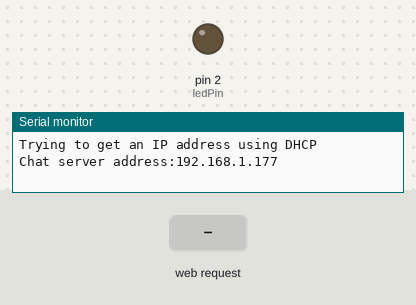
Recording of a sketch running on a simulated Arduino Uno, built for the host (arithmetic inside an expression is 32-bit, double 64-bit). Parts: output pins drawn as LEDs (lit = HIGH), the last lines printed to the serial monitor. The inputs (shaded band) are chosen by the test bench. WiFi joins after 1.5 s; servers stay silent unless stated.

Above: at 2.7 s.
2.8 s: HTTP request GET /ledon received
At 3.1 s:
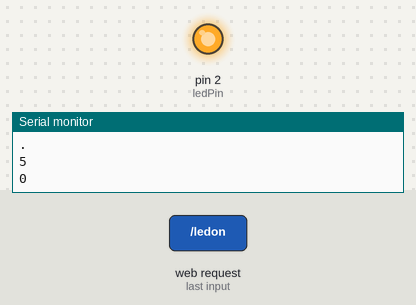
5.8 s: HTTP request GET /ledoff received
At 6.6 s:
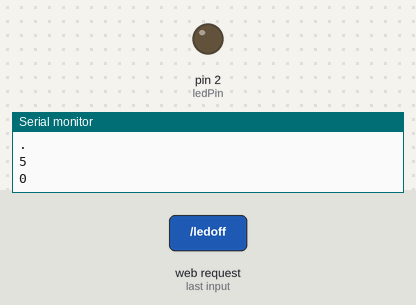
Timing chart, 0 to 8.8 s (numbered marks = the images above; inputs shaded):
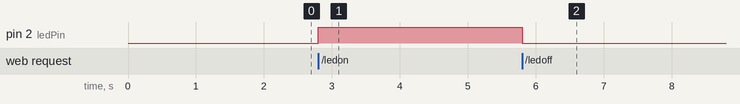

The sketch:

led_through_server.ino
```cpp
/*
  To run this program start up the arduino with Led on 2 and photo
  resistor on A0
  Run the Serial Monitor and enter the following command in the
  terminal: telnet (ip address here you got from serial monitor)
*/

#include <SPI.h>
#include <Ethernet.h>

// Enter a MAC address and IP address for your controller below.
// The IP address will be dependent on your local network.
// gateway and subnet are optional:
byte mac[] = {
  0x00, 0xAA, 0xBB, 0xCC, 0xDE, 0x04
};
IPAddress ip(192, 168, 1, 177);
IPAddress myDns(192,168,1, 1);
IPAddress gateway(192, 168, 1, 1);
IPAddress subnet(255, 255, 255, 0);

// telnet defaults to port 23
EthernetServer server(23);
boolean gotAMessage = false; // whether or not you got a message from the client yet

int ledPin = 2;

String commandString;

void setup() {
  pinMode(ledPin, OUTPUT); //sets digital pin as output
  // initialize the ethernet device
  Ethernet.begin(mac, ip, gateway, subnet);
  //start listening for clients
  Serial.begin(9600);
  while (!Serial) {
    ; // wait for serial port to connect. Needed for native USB port only
  }

  Serial.println("Trying to get an IP address using DHCP");
  if (Ethernet.begin(mac) == 0) {
    Serial.println("Failed to configure Ethernet using DHCP");
    // initialize the Ethernet device not using DHCP:
    Ethernet.begin(mac, ip, myDns, gateway, subnet);
  }

  Serial.print("Chat server address:");
  Serial.println(Ethernet.localIP());
}

void loop() {
  // wait for a new client:
  EthernetClient client = server.available();
  bool alreadyConnected = false;

  // when the client sends the first byte, say hello:
  if (client) {
    if (!alreadyConnected) {
      // clear out the input buffer
      client.flush();

      commandString = ""; // clear the commandString variable

      server.println("--> Please type your command and hit Return...");
      alreadyConnected = true;
    }

    while (client.available()) {
     // read the bytes incoming from the client
     char newChar = client.read();

     // ASCII returned
     if (newChar == 0x0D) // if a 0x0D is received, a Carriage Return, then evaluate
     {
      server.print("Received this command: ");
      server.println(commandString);
      processCommand(commandString);
     } else
     {
      Serial.println(newChar);
        commandString += newChar;
     }

    }
  }
}

void processCommand(String command)
{
  server.println("Processing command");
  server.println(command);

  if (command.indexOf("photo") > -1){
    Serial.println("Photo command received");
    server.print("Reading from photoresistor: ");
    server.println(analogRead(A0)); // print the integer returned by analog
    commandString = "";
    return;
  }

  if (command.indexOf("ledon") > -1){
    server.println("LED On command recieved");
    digitalWrite(ledPin, HIGH); //sets the LED on
    server.println("LED was turned on");
    commandString = "";
    return;
  }

    if (command.indexOf("ledoff") > -1){
    server.println("LED Off command recieved");
    digitalWrite(ledPin, LOW); //sets the LED off
    server.println("LED was turned off");
    commandString = "";
    return;
  }

  commandString = "";
  instructions();
}

void instructions()
{
  server.println("I don't understand");
  server.println("Please use one of these commands:");
  server.println("* photo, to get a reading from the photoresistor");
  server.println("* ledon, to turn on the LED");
  server.println("* ledoff, to turn off the LED");
}
```

Measured:
- after the input at 2.8 s, pin 2 (ledPin): LOW → HIGH at once
- after the input at 5.8 s, pin 2 (ledPin): HIGH → LOW at once
